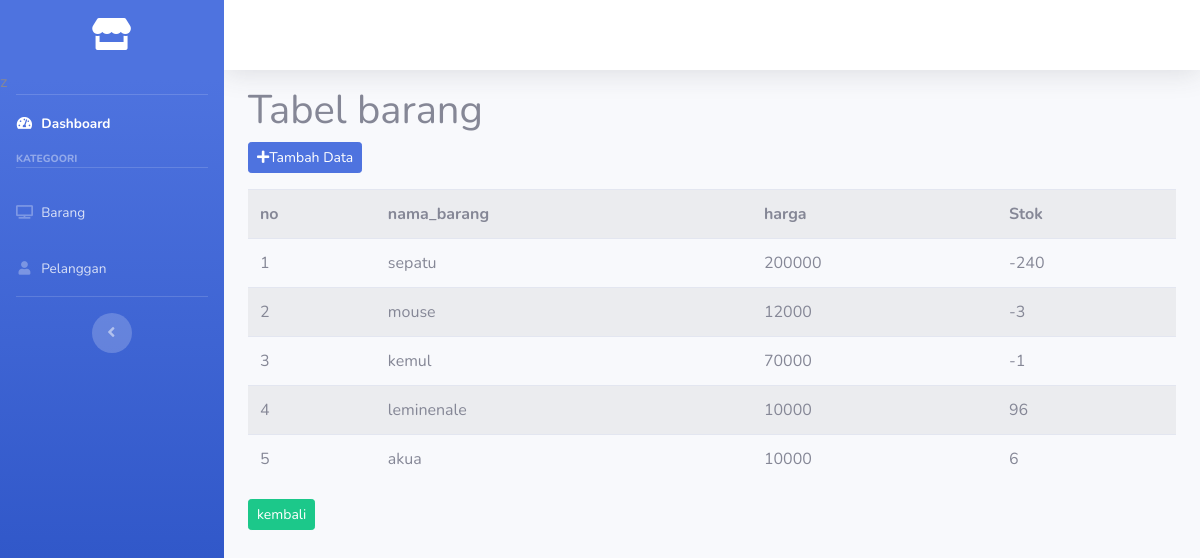
Screenshot of /index.php/c_barang/tampil_barang with the database file from the repository.
### tables this page shows
CREATE TABLE IF NOT EXISTS `tb_barang` (
  `id_barang` int NOT NULL AUTO_INCREMENT,
  `nama_barang` varchar(50) NOT NULL,
  `harga` int NOT NULL,
  `stok` int NOT NULL,
  PRIMARY KEY (`id_barang`)
);

### application/controllers/c_barang.php (called while the page is built, shortened)
<?php
class C_barang extends CI_Controller{
	public function __construct()
	{
		$this->load->model('model_barang');
	}
	public function tampil_barang()
	{
		$data['barang'] = $this->model_barang->get_barang();
		$this->load->view('template/header');
		$this->load->view('template/sidebar');
		$this->load->view('v_barang', $data);
		$this->load->view('template/footer');
	}
}
;?>

### index.php (called while the page is built, shortened)
<?php
require_once BASEPATH.'core/CodeIgniter.php';

### application/models/model_barang.php (called while the page is built, shortened)
<?php
class Model_barang extends CI_Model
{
	public function get_barang(){
		$query=$this->db->get('tb_barang');
		return $query->result();
	}
}

### application/views/v_barang.php (the view, shortened to what this page needs)
<div class="container-fluid">
	<h1>Tabel barang</h1>
	<button class="btn btn-primary btn-sm mb-3" data-toggle="modal" data-target="#tambahData"><i class="fas fa-plus"></i>Tambah Data</button>
	<table class="table table-hover table-striped">
		<tr>
			<th>no</th>
			<th>nama_barang</th>
			<th>harga</th>
			<th>Stok</th>
		</tr>
		<?php
		$no = 1;
		foreach ($barang as $brg) :; ?>
			<tr>
				<td><?php echo $no++; ?></td>
				<td><?php echo $brg->nama_barang; ?></td>
				<td><?php echo $brg->harga; ?></td>
				<td><?php echo $brg->stok; ?></td>
			</tr>
		<?php endforeach; ?>
	</table>
	<a class="btn btn-sm btn-success" href="<?php echo base_url('c_transaksi') ?>">kembali</a>
</div>

### rows the page displays
tb_barang: nama_barang "sepatu", harga "200000", stok "-240"
tb_barang: nama_barang "mouse", harga "12000", stok "-3"
tb_barang: nama_barang "kemul", harga "70000", stok "-1"
tb_barang: nama_barang "leminenale", harga "10000", stok "96"
tb_barang: nama_barang "akua", harga "10000", stok "6"
